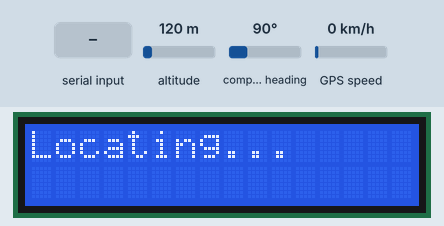
Bench run of a sketch on a simulated ESP32. On the bench: 16×2 character LCD. Inputs (shaded band) come from the test bench; at power-on: altitude 120 m, compass heading 90°, GPS speed 0 km/h. The GPS gets a fix after 3 s at 37.7749, -122.4194 with 8 satellites; what the sketch prints to the serial monitor is not drawn.

Above: at 0.1 s.
At 3.7 s:
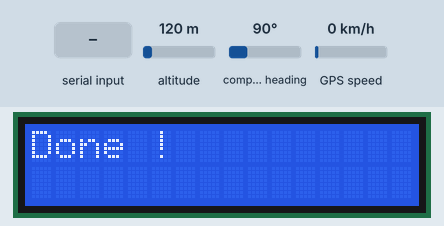
At 5.8 s:
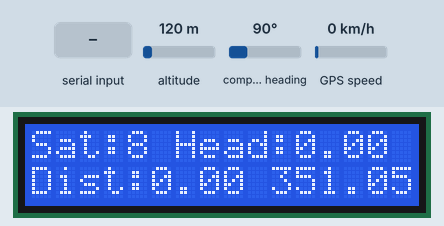
5.9 s: "1" received over the second serial link
Timing chart, 0 to 8.9 s (numbered marks = the images above; inputs shaded):
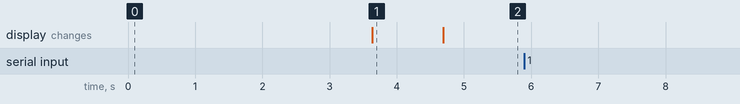

Measured:
- what the display in image 1 shows lasts 1.1 s, from 3.6 s to 4.7 s

The sketch:

heading.ino
```cpp
#include <LiquidCrystal_I2C.h>

#include "Gps.hpp"

#define _GPS_EARTH_MEAN_RADIUS 6371009

GPS gpsBoat;

LiquidCrystal_I2C lcd(0x27, 16, 2);

#define MAX_HISTORY 5
double locationHistory[MAX_HISTORY][2];
int locationShiftIndex = 0;


double prevLat;
double prevLng;

double DISTANCE_THRESHOLD = 1;

int loopCount = 0;

void setupLCD() {
  lcd.init();
  lcd.backlight();
}

void setupGPS() {
  gpsBoat.init();

  while (gpsBoat.getStatus() != 2) {
    gpsBoat.upDatePosition();
    Serial.println("Locating in progress");
    delay(500);
  }

}

void setup() {
  Serial.begin(115200);
  setupLCD();

  lcd.setCursor(0, 0);
  lcd.print("Locating...");

  setupGPS();

  lcd.clear();
  lcd.print("Done !");

  prevLat = gpsBoat.getLat();
  prevLng = gpsBoat.getLng();

  delay(1000);
}

void loop() {
  loopCount++;

  gpsBoat.upDatePosition();

  double heading = gpsBoat.getHeading();//courseTo(prevLat, prevLng, gpsBoat.getLat(), gpsBoat.getLng());
  double distance = gpsBoat.getDist(); //distanceBetween(prevLat, prevLng, gpsBoat.getLat(), gpsBoat.getLng());


  lcd.clear();
  lcd.print("Sat:");
  lcd.print(gpsBoat.getSatellites());
  lcd.print(" Head:");
  lcd.print(heading);

  lcd.setCursor(0, 1);
  lcd.print("Dist:");
  lcd.print(distance);

  //if (loopCount > 5) {
    lcd.print(" ");
    lcd.print(gpsBoat.getSmoothHeading());

    Serial.println(gpsBoat.getSmoothHeading());
  //}
  Serial.print("Satellites: ");
  Serial.println(gpsBoat.getSatellites());
  Serial.print("Latitude  : ");
  Serial.println(gpsBoat.getLat(), 10);
  Serial.print("Longitude : ");
  Serial.println(gpsBoat.getLng(), 10);

  Serial.print("Prev Latitude  : ");
  Serial.println(prevLat, 10);
  Serial.print("Prev Longitude : ");
  Serial.println(prevLng, 10);

  Serial.print("Heading : ");
  Serial.println(heading);


  Serial.print("Distance : ");
  Serial.println(distance);

  prevLat = gpsBoat.getLat();
  prevLng = gpsBoat.getLng();

  //addLocationEntry(gpsBoat.getLat(), gpsBoat.getLng());

  delay(1000);
}

double courseTo(double lat1, double long1, double lat2, double long2) {
  // returns course in degrees (North=0, West=270) from position 1 to position 2,
  // both specified as signed decimal-degrees latitude and longitude.
  // Because Earth is no exact sphere, calculated course may be off by a tiny fraction.
  // Courtesy of Maarten Lamers
  double dlon = radians(long2 - long1);
  lat1 = radians(lat1);
  lat2 = radians(lat2);
  double a1 = sin(dlon) * cos(lat2);
  double a2 = sin(lat1) * cos(lat2) * cos(dlon);
  a2 = cos(lat1) * sin(lat2) - a2;
  a2 = atan2(a1, a2);
  if (a2 < 0.0) {
    a2 += TWO_PI;
  }
  return degrees(a2);
}


double distanceBetween(double lat1, double long1, double lat2, double long2) {
  // returns distance in meters between two positions, both specified
  // as signed decimal-degrees latitude and longitude. Uses great-circle
  // distance computation for hypothetical sphere of radius 6371009 meters.
  // Because Earth is no exact sphere, rounding errors may be up to 0.5%.
  // Courtesy of Maarten Lamers
  double delta = radians(long1 - long2);
  double sdlong = sin(delta);
  double cdlong = cos(delta);
  lat1 = radians(lat1);
  lat2 = radians(lat2);
  double slat1 = sin(lat1);
  double clat1 = cos(lat1);
  double slat2 = sin(lat2);
  double clat2 = cos(lat2);
  delta = (clat1 * slat2) - (slat1 * clat2 * cdlong);
  delta = sq(delta);
  delta += sq(clat2 * sdlong);
  delta = sqrt(delta);
  double denom = (slat1 * slat2) + (clat1 * clat2 * cdlong);
  delta = atan2(delta, denom);
  return delta * _GPS_EARTH_MEAN_RADIUS;
}


void addLocationEntry(double lat, double lng) {
  locationHistory[locationShiftIndex][0] = lat;
  locationHistory[locationShiftIndex][1] = lng;

  locationShiftIndex = (locationShiftIndex + 1) % MAX_HISTORY;
}
```

Gps.cpp
```cpp
#include "Gps.hpp"


#define UBLOX_GPS_OBJECT() TinyGPSPlus gps
UBLOX_GPS_OBJECT();

uint64_t gpsSec = 0;

void GPS::init() {
  AXP20X_Class axp;
  //Power GPS
  axp.setPowerOutPut(AXP192_LDO3, AXP202_ON);
  axp.setLDO3Voltage(3300);  //GPS VDD      3v3

  Serial1.begin(GPS_BAUD_RATE, SERIAL_8N1, GPS_RX_PIN, GPS_TX_PIN);
}

void GPS::upDatePosition() {
  static uint64_t gpsMap = 0;

  while (Serial1.available())
    gps.encode(Serial1.read());

  if (millis() > 5000 && gps.charsProcessed() < 10) {
    __status = 0;
    return;
  }
  if (!gps.location.isValid()) {
    if (millis() - gpsMap > 1000) {
      __status = 1;
      gpsMap = millis();
    }
  } else {
    if (millis() - gpsMap > 1000) {
      __prevLng = __locLng;
      __prevLat = __locLat;

      __status = 2;
      __locLng = gps.location.lng();
      __locLat = gps.location.lat();
      __satellites = gps.satellites.value();

      computeDirectPath(__prevLat, __prevLng);
      addHeadingEntry(__heading);

      gpsMap = millis();
    }
  }
}

void GPS::computeDirectPath(double locLatObj, double locLngObj) {
  if (__status == 2) {
    __distance = TinyGPSPlus::distanceBetween(locLatObj, locLngObj, __locLat, __locLng);
    __heading = TinyGPSPlus::courseTo(locLatObj, locLngObj, __locLat, __locLng);
  }
}

void GPS::displayGps() {
  char buff[5][256];
  if (getStatus() == 0) {
    Serial.println("No GPS detected");
  }
  if (getStatus() == 1) {
    Serial.println("Locating ...");
  }
  if (getStatus() == 2) {
    snprintf(buff[0], sizeof(buff[1]), "LNG:%.4f", getLng());
    snprintf(buff[1], sizeof(buff[2]), "LAT:%.4f", getLat());
    snprintf(buff[2], sizeof(buff[3]), "satellites:%u", getSatellites());
    Serial.println(buff[0]);
    Serial.println(buff[1]);
    Serial.println(buff[2]);
  }
}

double GPS::getLng() {
  if (__status == 2) {
    return __locLng;
  } else {
    return 0;
  }
}

double GPS::getLat() {
  if (__status == 2) {
    return __locLat;
  } else {
    return 0;
  }
}

double GPS::getDist() {
  if (__status == 2) {
    return __distance;
  } else {
    return 0;
  }
}

double GPS::getHeading() {
  if (__status == 2) {
    return __heading;
  } else {
    return 0;
  }
}

double GPS::getSmoothHeading() {
  if (__status == 2) {
    float x = 0;
    float y = 0;

    for (int i = 0; i < HEADING_HISTORY_LEN; i++) {
      // Convertir les caps en radians et calculer les composantes x et y
      float radians = __headingHistory[i] * PI / 180.0;
      x += cos(radians);
      y += sin(radians);
    }

    // Calculer le cap moyen en radians
    float averageRadians = atan2(y, x);

    // Convertir le cap moyen en degrés
    float averageHeading = averageRadians * 180.0 / PI;

    // Ramener à l'intervalle [0°, 360°]
    averageHeading = fmod(averageHeading + 360.0, 360.0);

    return averageHeading;

  } else {
    return 0;
  }
}

int GPS::getStatus() {
  return __status;
}

int GPS::getSatellites() {
  return __satellites;
}

void GPS::addHeadingEntry(double heading) {
  __headingHistory[__headingShiftIndex] = heading;
  __headingShiftIndex = (__headingShiftIndex + 1) % HEADING_HISTORY_LEN;
}
```

Gps.hpp
```cpp
#ifndef GPS_HPP
#define GPS_HPP

#include <TinyGPS++.h>
#include <axp20x.h>

#define GPS_BAUD_RATE 9600
#define GPS_RX_PIN 34
#define GPS_TX_PIN 12

#define HEADING_HISTORY_LEN 5

class GPS{
  public:
    //initializer
    void init();

    //ask the position to the gps via serial link
    void upDatePosition();

    //compute the distance and cap to the next waypoint
    void computeDirectPath(double LocLatObj, double LocLngObj);

    //To display the position and more via serial link
    void displayGps();

    void addHeadingEntry(double heading);

    //getters
    double getLng();
    double getLat();
    double getDist();
    double getHeading();
    int getStatus();
    int getSatellites();
    double getSmoothHeading();


  private:
    double __locLng;
    double __locLat;
    double __distance;
    double __heading;
    int __satellites;
    int __status; //0: noGPS / 1: locating / 2: location valid
    double __headingHistory[HEADING_HISTORY_LEN];
    int __headingShiftIndex = 0;

    double __prevLng;
    double __prevLat;

};


#endif //GPS_HPP
```
